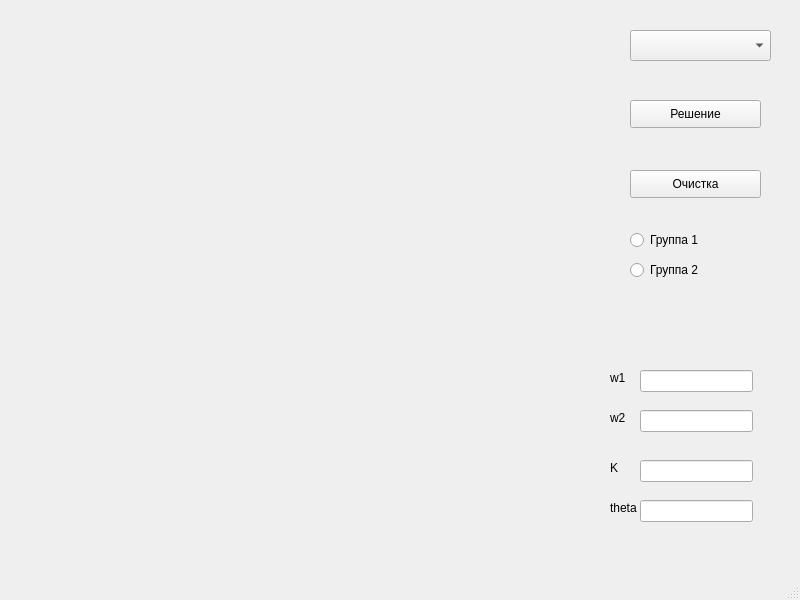
<?xml version="1.0" encoding="UTF-8"?>
<ui version="4.0">
 <class>MainWindow</class>
 <widget class="QMainWindow" name="MainWindow">
  <property name="geometry">
   <rect>
    <x>0</x>
    <y>0</y>
    <width>800</width>
    <height>600</height>
   </rect>
  </property>
  <property name="windowTitle">
   <string>MainWindow</string>
  </property>
  <widget class="QWidget" name="centralwidget">
   <widget class="QPushButton" name="clearButton">
    <property name="geometry">
     <rect>
      <x>630</x>
      <y>170</y>
      <width>131</width>
      <height>28</height>
     </rect>
    </property>
    <property name="text">
     <string>Очистка</string>
    </property>
   </widget>
   <widget class="QPushButton" name="solveButton">
    <property name="geometry">
     <rect>
      <x>630</x>
      <y>100</y>
      <width>131</width>
      <height>28</height>
     </rect>
    </property>
    <property name="text">
     <string>Решение</string>
    </property>
   </widget>
   <widget class="QComboBox" name="comboBox">
    <property name="geometry">
     <rect>
      <x>630</x>
      <y>30</y>
      <width>141</width>
      <height>31</height>
     </rect>
    </property>
   </widget>
   <widget class="QLineEdit" name="lineEdit">
    <property name="geometry">
     <rect>
      <x>640</x>
      <y>370</y>
      <width>113</width>
      <height>22</height>
     </rect>
    </property>
   </widget>
   <widget class="QLineEdit" name="lineEdit_2">
    <property name="geometry">
     <rect>
      <x>640</x>
      <y>410</y>
      <width>113</width>
      <height>22</height>
     </rect>
    </property>
   </widget>
   <widget class="QLineEdit" name="lineEdit_3">
    <property name="geometry">
     <rect>
      <x>640</x>
      <y>460</y>
      <width>113</width>
      <height>22</height>
     </rect>
    </property>
   </widget>
   <widget class="QLineEdit" name="lineEdit_4">
    <property name="geometry">
     <rect>
      <x>640</x>
      <y>500</y>
      <width>113</width>
      <height>22</height>
     </rect>
    </property>
   </widget>
   <widget class="QLabel" name="label">
    <property name="geometry">
     <rect>
      <x>610</x>
      <y>370</y>
      <width>21</width>
      <height>16</height>
     </rect>
    </property>
    <property name="text">
     <string>w1</string>
    </property>
   </widget>
   <widget class="QLabel" name="label_2">
    <property name="geometry">
     <rect>
      <x>610</x>
      <y>410</y>
      <width>21</width>
      <height>16</height>
     </rect>
    </property>
    <property name="text">
     <string>w2</string>
    </property>
   </widget>
   <widget class="QLabel" name="label_3">
    <property name="geometry">
     <rect>
      <x>610</x>
      <y>460</y>
      <width>21</width>
      <height>16</height>
     </rect>
    </property>
    <property name="text">
     <string>K</string>
    </property>
   </widget>
   <widget class="QLabel" name="label_4">
    <property name="geometry">
     <rect>
      <x>610</x>
      <y>500</y>
      <width>31</width>
      <height>16</height>
     </rect>
    </property>
    <property name="text">
     <string>theta</string>
    </property>
   </widget>
   <widget class="QWidget" name="widget" native="true">
    <property name="geometry">
     <rect>
      <x>20</x>
      <y>20</y>
      <width>531</width>
      <height>511</height>
     </rect>
    </property>
   </widget>
   <widget class="QRadioButton" name="radioButton">
    <property name="geometry">
     <rect>
      <x>630</x>
      <y>230</y>
      <width>95</width>
      <height>20</height>
     </rect>
    </property>
    <property name="text">
     <string>Группа 1</string>
    </property>
   </widget>
   <widget class="QRadioButton" name="radioButton_2">
    <property name="geometry">
     <rect>
      <x>630</x>
      <y>260</y>
      <width>95</width>
      <height>20</height>
     </rect>
    </property>
    <property name="text">
     <string>Группа 2</string>
    </property>
   </widget>
  </widget>
  <widget class="QMenuBar" name="menubar">
   <property name="geometry">
    <rect>
     <x>0</x>
     <y>0</y>
     <width>800</width>
     <height>26</height>
    </rect>
   </property>
  </widget>
  <widget class="QStatusBar" name="statusbar"/>
 </widget>
 <resources/>
 <connections/>
</ui>
